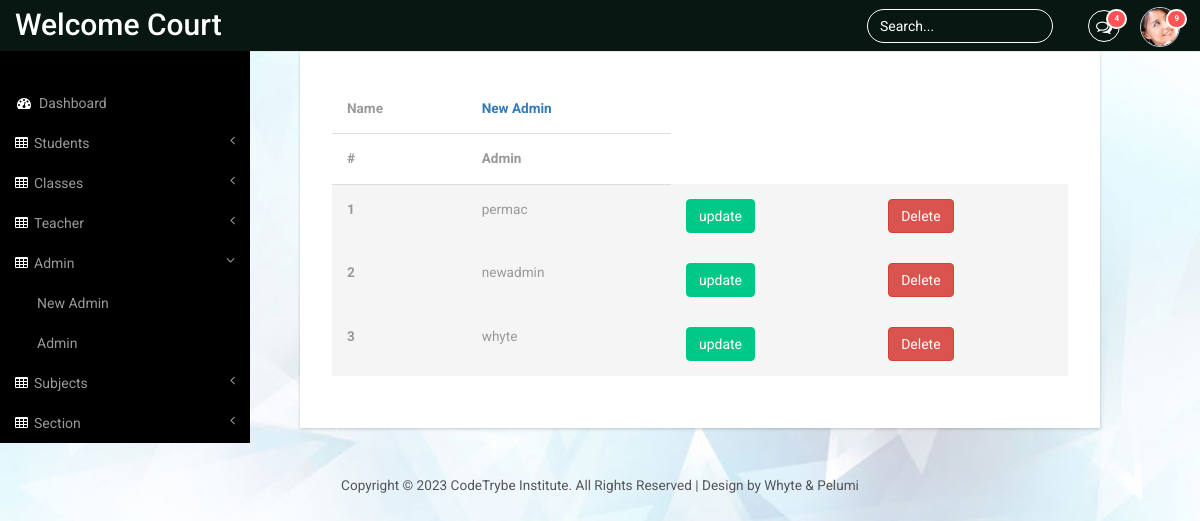
Page /adm_all (signed in) on the earlier database version.
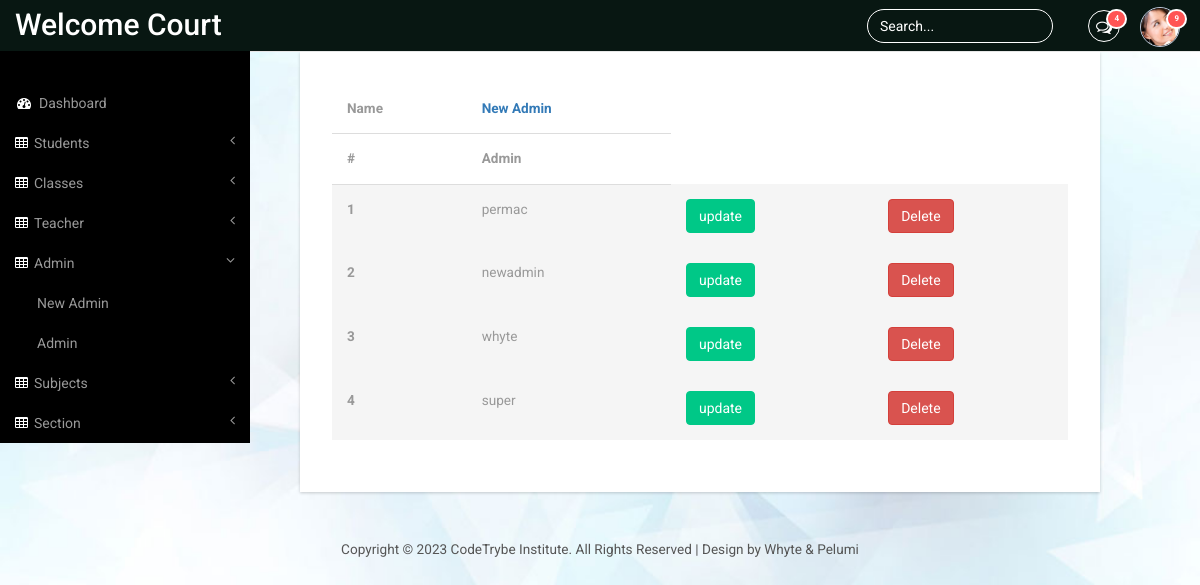
Same page on the later database version.
### panel/models.py (models this page shows)
class Admin(models.Model):
    user = models.OneToOneField(User, on_delete=models.CASCADE)
    phone_number = models.CharField(max_length=20,default="0802")
    address = models.CharField(max_length=50,default="Default address")
    role = models.CharField(max_length=20,default="admin")
    def __str__(self):
        return self.user.username

### panel/views.py (the view)
# urls.py: path('adm_all',views.all_admin, name='panel-alladm'),
@login_required
def all_admin(request):
    admin_list = Admin.objects.all()
    return render(request,'panel/all_admin.html', {'admin_list': admin_list})

### panel/templates/panel/all_admin.html (shortened to what this page needs)
{% extends "panel/base.html" %}
{% block content %}
    <div class="content_bottom">
     <div class="col-md-8 span_3">
		  <div class="bs-example1" data-example-id="contextual-table">
		    <table class="table">
		      <thead>
                <tr>
                    <th>Name</th>
                    <th><a href="{%url 'panel-admRegpage'%}"> New Admin</a></th>
                </tr>
		        <tr>
		          <th>#</th>
		          <th>Admin</th>
		        </tr>
		      </thead>
		      <tbody>
                {% for admin in  admin_list %}
				<form action="{% url 'panel-admup' admin.id %}" method="get">
		        <tr class="active">
		          <th scope="row">{{ forloop.counter}} </th>
		          <td scope="row"> {{admin}} </td>
		          <td><button type="submit" class="btn btn-primary btn-md">update</button></td>
				</form>
				<form action="{% url 'panel-admdel' admin.id %}" method="post">
				<td><button type="submit" class="btn btn-danger btn-md">Delete</button></td>
				</form>
                {% endfor %}
		      </tbody>
		    </table>
            </div>
        </div>
    </div>
{% endblock %}

Differences in the rows shown:
added Admin: user.username "super"
